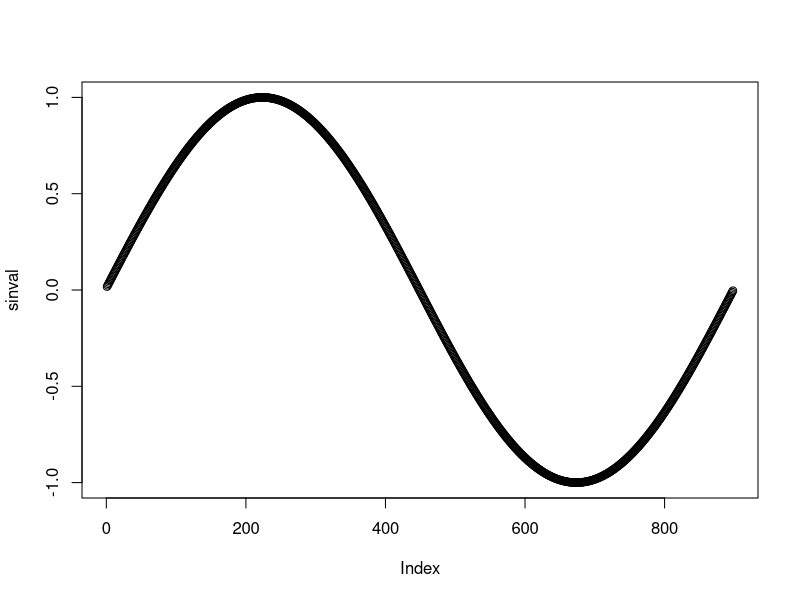
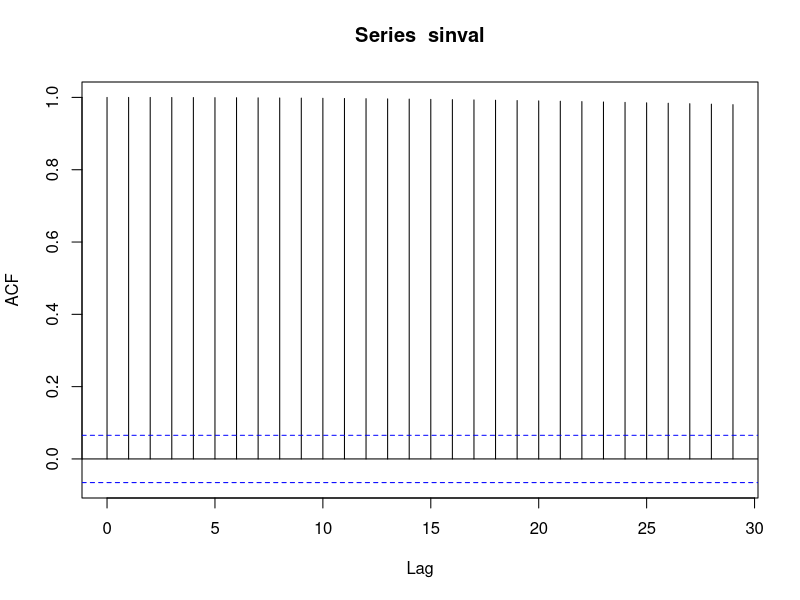
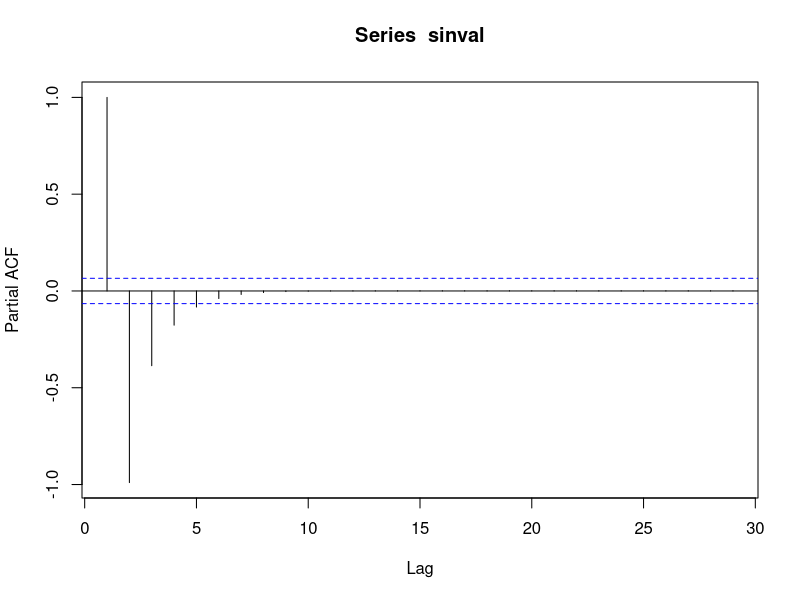
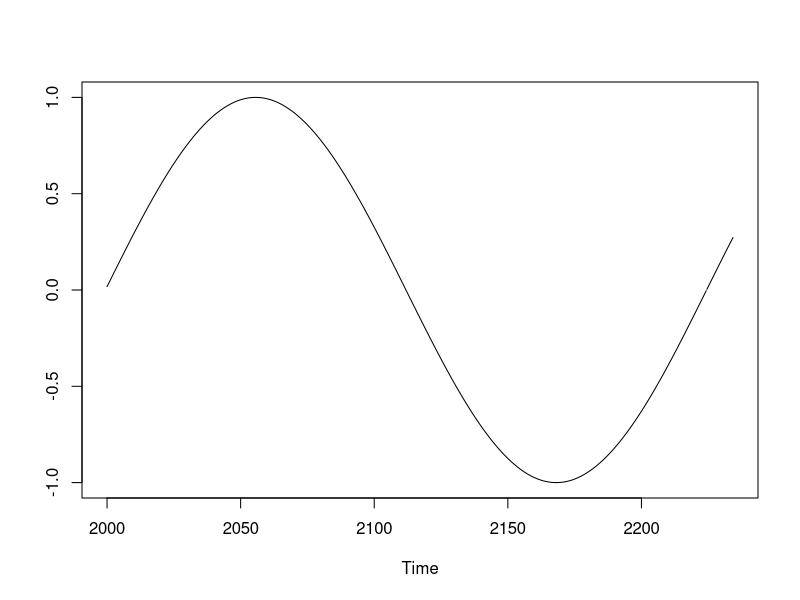
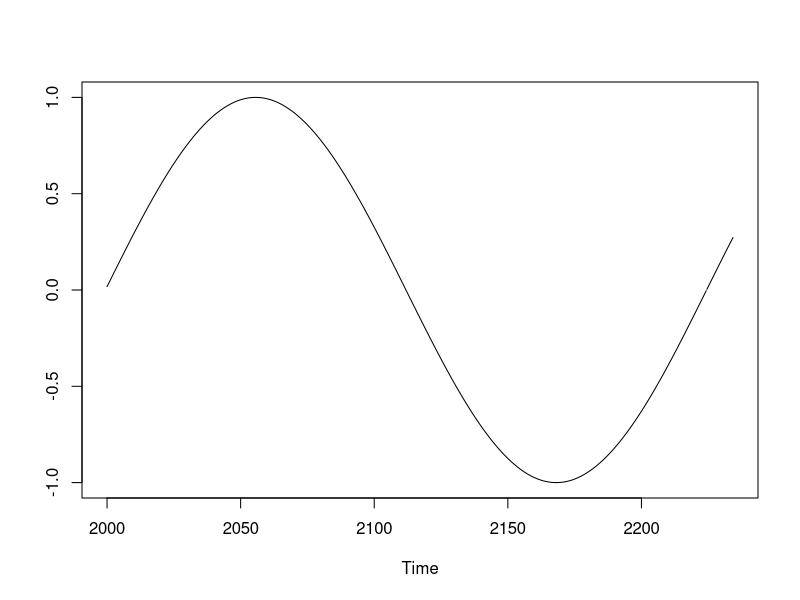

These figures' R source, in order:
angd<-1:360
seq(1, 9, by = 0.1)   
angd<-seq(1,360,0.4)
angv<-angd*pi/180
sinval<-sin(angv)
plot(sinval)
tssin<-ts(sinval,frequency = 4,start=c(2000,1))
tssin
acf(sinval)
pacf(sinval)

##Predict Sin wave
?ar
model<-ar(tssin,aic=TRUE,method = "ols")
predicted<-predict(model,n.ahead = 10*4)
summary(predicted)
ts.plot(tssin,predicted$pred)

##Viewing the plots side by side
par(mfrow=c(1,1))
modarima<-arima(tssin,c(2,0,0),seasonal = list(order=c(2,0,0),period=4))
predictArima<-predict(modarima,n.ahead = 10*4)
ts.plot(tssin,predictArima$pred)
